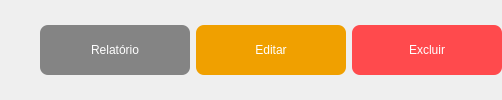
                <widget class="QWidget" name="page_4">
                 <layout class="QHBoxLayout" name="horizontalLayout_14">
                  <property name="leftMargin">
                   <number>0</number>
                  </property>
                  <property name="rightMargin">
                   <number>0</number>
                  </property>
                  <item>
                   <spacer name="horizontalSpacer_3">
                    <property name="orientation">
                     <enum>Qt::Horizontal</enum>
                    </property>
                    <property name="sizeHint" stdset="0">
                     <size>
                      <width>40</width>
                      <height>20</height>
                     </size>
                    </property>
                   </spacer>
                  </item>
                  <item>
                   <widget class="QPushButton" name="relatorio_4">
                    <property name="minimumSize">
                     <size>
                      <width>150</width>
                      <height>50</height>
                     </size>
                    </property>
                    <property name="maximumSize">
                     <size>
                      <width>150</width>
                      <height>50</height>
                     </size>
                    </property>
                    <property name="styleSheet">
                     <string notr="true">QPushButton{
	border-radius: 8px;
	background-color: rgb(132, 132, 132);
	color: rgb(255, 255, 255);
	font: 63 12pt &quot;Yu Gothic UI Semibold&quot;;
}
QPushButton:hover{
	background-color: rgb(152, 152, 152);
	color: rgb(255, 255, 255);
}
QPushButton:pressed{
	background-color: rgb(159, 159, 159);
	color: rgb(255, 255, 255);
}</string>
                    </property>
                    <property name="text">
                     <string>Relatório</string>
                    </property>
                   </widget>
                  </item>
                  <item>
                   <widget class="QPushButton" name="atualizar_4">
                    <property name="minimumSize">
                     <size>
                      <width>150</width>
                      <height>50</height>
                     </size>
                    </property>
                    <property name="maximumSize">
                     <size>
                      <width>150</width>
                      <height>50</height>
                     </size>
                    </property>
                    <property name="styleSheet">
                     <string notr="true">QPushButton{
	border-radius: 8px;
	background-color: rgb(240, 160, 0);
	color: rgb(255, 255, 255);
	font: 63 12pt &quot;Yu Gothic UI Semibold&quot;;
}
QPushButton:hover{
background-color: rgb(236, 177, 0);
}
QPushButton:pressed{
	background-color: rgb(159, 159, 159);
}
</string>
                    </property>
                    <property name="text">
                     <string>Editar</string>
                    </property>
                   </widget>
                  </item>
                  <item>
                   <widget class="QPushButton" name="excluir">
                    <property name="minimumSize">
                     <size>
                      <width>150</width>
                      <height>50</height>
                     </size>
                    </property>
                    <property name="maximumSize">
                     <size>
                      <width>150</width>
                      <height>50</height>
                     </size>
                    </property>
                    <property name="styleSheet">
                     <string notr="true">QPushButton{
	border-radius: 8px;
	color: rgb(255, 255, 255);
	background-color: rgb(255, 74, 77);
	font: 63 12pt &quot;Yu Gothic UI Semibold&quot;;
}
QPushButton:hover{
	background-color: rgb(255, 50, 50);
	color: rgb(255, 255, 255);
}
QPushButton:pressed{
	background-color: rgb(159, 159, 159);
	color: rgb(255, 255, 255);
}</string>
                    </property>
                    <property name="text">
                     <string>Excluir</string>
                    </property>
                   </widget>
                  </item>
                 </layout>
                </widget>
